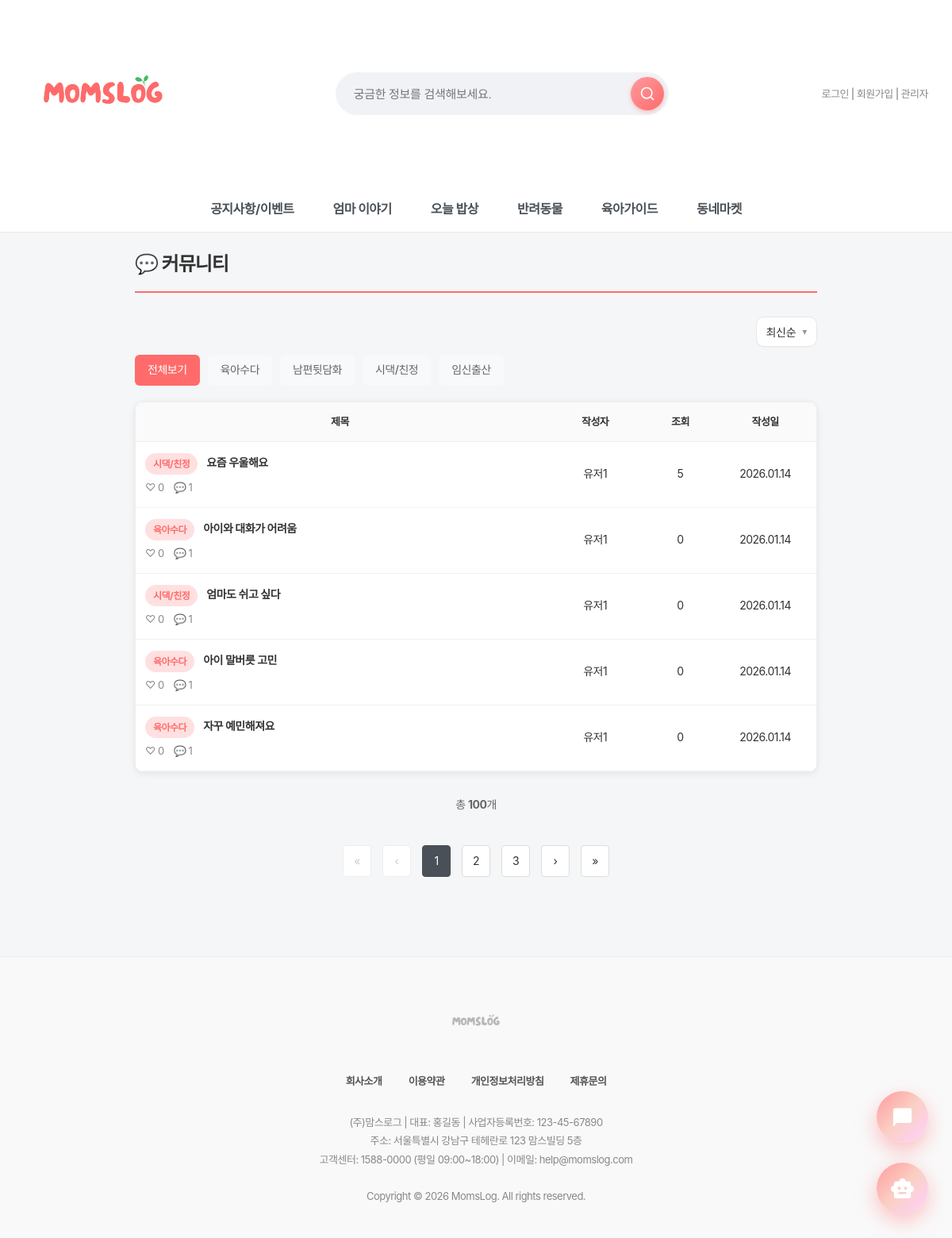
The app's page /board/free/ with its own data.
### board/models.py (models this page shows, shortened)
class FreePost(models.Model):
    CATEGORY_CHOICES = [
        ('all', '전체보기'),
        ('mom', '육아수다'),
        ('husband', '남편뒷담화'),
        ('family', '시댁/친정'),
        ('preg', '임신출산'),
    ]
    REGION_CHOICES = [
        ('seoul', '서울시'),
        ('gyeonggi', '경기도'),
        ('incheon', '인천시'),
        ('daejeon', '대전시'),
        ('daegu', '대구시'),
        ('busan', '부산시'),
        ('gwangju', '광주시'),
        ('ulsan', '울산시'),
        ('sejong', '세종시'),
        ('other', '기타'),
    ]
    category = models.CharField(
        max_length=20,
        choices=CATEGORY_CHOICES,
        default='mom',
        verbose_name='카테고리'
    )
    title = models.CharField(max_length=200, verbose_name="제목")
    content = models.TextField(verbose_name="내용")
    author = models.ForeignKey(settings.AUTH_USER_MODEL, on_delete=models.CASCADE, verbose_name="작성자")
    is_anonymous = models.BooleanField(default=False, verbose_name="익명 여부")
    created_at = models.DateTimeField(auto_now_add=True, verbose_name="작성일")
    views = models.IntegerField(default=0, verbose_name="조회수")
    reaction_empathy = models.IntegerField(default=0, verbose_name="공감해요")      # 🤝
    reaction_courage = models.IntegerField(default=0, verbose_name="힘내세요")     # 💪
    reaction_cheer = models.IntegerField(default=0, verbose_name="축하해요")       # 🎉
    reaction_support = models.IntegerField(default=0, verbose_name="응원해요")     # 👏
    reaction_thanks = models.IntegerField(default=0, verbose_name="고마워요")      # 🙏
    region = models.CharField(max_length=20, choices=REGION_CHOICES, null=True, blank=True, verbose_name="지역")
    district = models.CharField(max_length=50, null=True, blank=True, verbose_name="구/군")
    dong = models.CharField(max_length=50, null=True, blank=True, verbose_name="동/읍/면")
    latitude = models.DecimalField(max_digits=9, decimal_places=6, null=True, blank=True, verbose_name="위도")
    longitude = models.DecimalField(max_digits=9, decimal_places=6, null=True, blank=True, verbose_name="경도")
    comment_count = models.IntegerField(default=0, verbose_name="댓글수")
    bookmark_count = models.IntegerField(default=0, verbose_name="저장수")
    popularity_score = models.FloatField(default=0, verbose_name="인기도 점수")
    is_pinned = models.BooleanField(default=False, verbose_name="운영진 고정")
    pinned_at = models.DateTimeField(null=True, blank=True, verbose_name="고정 시간")
    class Meta:
        verbose_name = '자유게시판'
        verbose_name_plural = '자유게시판'
        ordering = ['-created_at']
        indexes = [
            models.Index(fields=['-is_pinned', '-popularity_score', '-created_at']),
            models.Index(fields=['region', '-popularity_score']),
        ]

### accounts/models.py (models this page shows, shortened)
class User(AbstractUser):
    real_name = models.CharField("이름", max_length=30)
    nickname = models.CharField("닉네임", max_length=30, unique=True)
    jumin = models.CharField("주민번호", max_length=20)  # 000000-0000000
    phone = models.CharField("휴대폰 번호", max_length=20)
    email = models.EmailField("이메일", max_length=254)
    address = models.CharField("주소", max_length=200, blank=True, null=True)
    address_detail = models.CharField("상세주소", max_length=200, blank=True, null=True)
    point = models.PositiveIntegerField("포인트", default=0)
    grade = models.CharField("회원 등급", max_length=10, choices=GRADE_CHOICES, default="start")
    GENDER_CHOICES = [
        ('M', '남자'),
        ('F', '여자'),
    ]
    gender = models.CharField("성별", max_length=1, choices=GENDER_CHOICES, default='F')
    has_children = models.BooleanField("자녀 유무", default=False)
    CHILD_STAGE_CHOICES = [
        ("kindergarten", "유치원"),
        ("elementary", "초등학생"),
        ("middle", "중학생"),
        ("high", "고등학생"),
        ("adult", "성인"),
        ("other", "기타"),
    ]
    children_stages = models.JSONField("자녀 학령(복수)", default=list, blank=True)
    terms_agreed = models.BooleanField("약관 동의", default=False)

### board/views.py (the view)
# urls.py: path('free/', views.free_list, name='free_list'),  # 목록
def free_list(request):
    selected_category = request.GET.get("category", "all")
    sort = request.GET.get("sort", "latest")
    if selected_category == "all":
        qs = FreePost.objects.all()
    else:
        qs = FreePost.objects.filter(category=selected_category)
    POPULAR_THRESHOLD = 10
    qs = qs.annotate(
        cmt_cnt=Count("comments", distinct=True),
        react_cnt=(
            Coalesce(F("reaction_empathy"), Value(0), output_field=IntegerField()) +
            Coalesce(F("reaction_courage"), Value(0), output_field=IntegerField()) +
            Coalesce(F("reaction_cheer"), Value(0), output_field=IntegerField()) +
            Coalesce(F("reaction_support"), Value(0), output_field=IntegerField()) +
            Coalesce(F("reaction_thanks"), Value(0), output_field=IntegerField())
        )
    )
    qs = qs.annotate(
        is_popular=Case(
            When(react_cnt__gte=POPULAR_THRESHOLD, then=Value(True)),
            default=Value(False),
            output_field=BooleanField(),
        )
    )
    if sort == "views":
        qs = qs.order_by("-views", "-created_at")          # 조회수순
    elif sort == "comments":
        qs = qs.order_by("-cmt_cnt", "-created_at")        # 댓글순
    elif sort == "popular":
        qs = qs.order_by("-react_cnt", "-created_at")     # ⭐ 인기순(공감합계)
    else:
        qs = qs.order_by("-created_at")                    # 최신순
    paginator = Paginator(qs, 5)
    page_obj = paginator.get_page(request.GET.get("page", 1))
    today = timezone.localdate()
    for post in page_obj:
        post.is_new_today = (post.created_at.date() == today)
    context = {
        "posts": page_obj,
        "page_obj": page_obj,
        "selected_category": selected_category,
        "sort": sort,
        "total_count": qs.count(),
    }
    return render(request, "board/free_list.html", context)

### quests/context_processors.py (called while the page is built, shortened)
def today_quest(request):
    if not request.user.is_authenticated:
        return {
            "today_quest": None,
            "grade_progress": None,
        }

### board/templates/board/free_list.html (shortened to what this page needs)
{% extends 'base.html' %}
{% load humanize %}
{% block content %}
<div class="free-container">
    <div class="free-header">
        <h2>💬 커뮤니티</h2>
    </div>
    <div class="sort-dropdown" id="sortDropdown">
        <button type="button" class="sort-trigger" id="sortTrigger">
            {% if sort == "views" %}조회수순
            {% elif sort == "comments" %}댓글순
            {% elif sort == "popular" %}인기순
            {% else %}최신순{% endif %}
            <span class="sort-caret">▾</span>
        </button>
    </div>
    <div class="category-tabs">
        <a href="?category=all" class="category-tab {% if selected_category == 'all' %}active{% endif %}">전체보기</a>
        <a href="?category=mom" class="category-tab {% if selected_category == 'mom' %}active{% endif %}">육아수다</a>
        <a href="?category=husband" class="category-tab {% if selected_category == 'husband' %}active{% endif %}">남편뒷담화</a>
        <a href="?category=family" class="category-tab {% if selected_category == 'family' %}active{% endif %}">시댁/친정</a>
        <a href="?category=preg" class="category-tab {% if selected_category == 'preg' %}active{% endif %}">임신출산</a>
    </div>
    {% if posts %}
    <div class="free-table-wrap">
        <table class="free-table">
            <thead>
                <tr>
                    <th style="width:60%;">제목</th>
                    <th class="col-author" style="width:15%;">작성자</th>
                    <th class="col-views" style="width:10%;">조회</th>
                    <th style="width:15%;">작성일</th>
                </tr>
            </thead>
            <tbody>
                {% for post in posts %}
                <tr>
                    <td class="free-title-cell">
                        <a class="free-title-link"
                        href="{% url 'board:free_detail' post.pk %}?category={{ selected_category }}&page={{ page_obj.number }}">
                            <span class="free-badge">
                                {% if post.category == 'mom' %}육아수다
                                {% elif post.category == 'husband' %}남편뒷담화
                                {% elif post.category == 'family' %}시댁/친정
                                {% elif post.category == 'preg' %}임신출산
                                {% else %}{{ post.get_category_display }}{% endif %}
                            </span>
                            {{ post.title }}
                        </a>
                        <div class="free-meta-icons">
                            <span class="meta-item">♡ {{ post.react_cnt|default:0 }}</span>
                            <span class="meta-item">💬 {{ post.cmt_cnt|default:0 }}</span>
                        </div>
                    </td>
                    <td class="col-author">
                        {% if post.is_anonymous %}
                            익명
                        {% else %}
                            {{ post.author.nickname|default:post.author.username }}
                        {% endif %}
                    </td>
                    <td class="col-views">{{ post.views }}</td>
                    <td>{{ post.created_at|date:"Y.m.d" }}</td>
                </tr>
                {% endfor %}
            </tbody>
        </table>
    </div>
    {% endif %}
    <div class="free-total-count-bottom">
        총 <strong>{{ total_count }}</strong>개
    </div>
    {% if page_obj.paginator.num_pages > 1 %}
    <div class="pagination-container">
        {% if page_obj.number > 1 %}
        <a href="?category={{ selected_category }}&sort={{ sort }}&page=1" class="pagination-btn">«</a>
        {% else %}
        <span class="pagination-btn disabled">«</span>
        {% endif %}
        {% if page_obj.has_previous %}
        <a href="?category={{ selected_category }}&sort={{ sort }}&page={{ page_obj.previous_page_number }}" class="pagination-btn">‹</a>
        {% else %}
        <span class="pagination-btn disabled">‹</span>
        {% endif %}
        {% with start_page=page_obj.number|add:'-2' end_page=page_obj.number|add:'2' %}
        {% for num in page_obj.paginator.page_range %}
            {% if num >= start_page and num <= end_page %}
                {% if num == page_obj.number %}
                <span class="pagination-btn active">{{ num }}</span>
                {% else %}
                <a href="?category={{ selected_category }}&sort={{ sort }}&page={{ num }}" class="pagination-btn">
                    {{ num }}
                </a>
                {% endif %}
            {% endif %}
        {% endfor %}
        {% endwith %}
        {% if page_obj.has_next %}
        <a href="?category={{ selected_category }}&sort={{ sort }}&page={{ page_obj.next_page_number }}" class="pagination-btn">›</a>
        {% else %}
        <span class="pagination-btn disabled">›</span>
        {% endif %}
        {% if page_obj.number < page_obj.paginator.num_pages %}
        <a href="?category={{ selected_category }}&sort={{ sort }}&page={{ page_obj.paginator.num_pages }}" class="pagination-btn">»</a>
        {% else %}
        <span class="pagination-btn disabled">»</span>
        {% endif %}
    </div>
    {% endif %}
</div>
{% endblock %}

### static/css/style.css (style rules this page uses)
body { font-family: "Pretendard Variable", "Pretendard", -apple-system, BlinkMacSystemFont, system-ui, Roboto, "Helvetica Neue", "Segoe UI", "Apple SD Gothic Neo", "Noto Sans KR", "Malgun Gothic", "Apple Color Emoji", "Segoe UI Emoji", "Segoe UI Symbol", sans-serif; margin: 0; padding: 0; background-color: #f4f6f8; color: #333; line-height: 1.6; letter-spacing: -0.5px; -webkit-font-smoothing: antialiased; -moz-osx-font-smoothing: grayscale; }
h1, h2, h3, h4, h5, h6 { font-weight: 700; letter-spacing: -1px; margin-top: 0; }
button, input, select, textarea { font-family: "Pretendard Variable", "Pretendard", sans-serif; letter-spacing: -0.3px; }
a { text-decoration: none; color: inherit; transition: all 0.3s ease; }
button { font-family: 'Pretendard', sans-serif; }

### static/css/mobile.css (style rules this page uses)
* { box-sizing: border-box; }

### static/css/darkmode.css (style rules this page uses)
body, header, .main-nav, .card, input, textarea, select, button, table { transition: background-color 0.3s ease, color 0.3s ease, border-color 0.3s ease; }

### static/css/premium-finish.css (style rules this page uses)
* { --transition-fast: 0.2s; --transition-normal: 0.3s; --transition-slow: 0.5s; --ease-spring: cubic-bezier(0.23, 1, 0.320, 1); --ease-smooth: cubic-bezier(0.25, 0.46, 0.45, 0.94); }

### static/css/chatbot.css (style rules this page uses)
:root { --primary-gradient: linear-gradient(135deg, #FF9A9E 0%, #FAD0C4 50%, #FFD1FF 100%); --glass-bg: rgba(255, 255, 255, 0.85); --glass-border: 1px solid rgba(255, 255, 255, 0.5); --shadow-xl: 0 20px 40px rgba(0, 0, 0, 0.1), 0 10px 20px rgba(0, 0, 0, 0.05); --text-dark: #2d3436; }
body { font-family: 'Pretendard', sans-serif; }

### main/templates/base.html (style rules this page uses)
* { font-family: "Pretendard", -apple-system, BlinkMacSystemFont, system-ui, Roboto, "Helvetica Neue", "Segoe UI", "Apple SD Gothic Neo", "Noto Sans KR", "Malgun Gothic", "Apple Color Emoji", "Segoe UI Emoji", "Segoe UI Symbol", sans-serif; }

### board/templates/board/free_list.html (style rules this page uses)
.free-container { max-width: 900px; margin: 0 auto; padding: 20px; }
.free-header { display: flex; justify-content: space-between; align-items: center; margin-bottom: 20px; padding-bottom: 15px; border-bottom: 2px solid #ff6b6b; }
.free-header h2 { margin: 0; font-size: 24px; font-weight: 700; color: #333; }
.category-tabs { display: flex; gap: 10px; margin-bottom: 20px; flex-wrap: wrap; }
.category-tab { padding: 8px 16px; background: #f8f9fa; color: #666; text-decoration: none; border-radius: 6px; font-size: 14px; font-weight: 500; transition: .2s; }
.category-tab.active { background: #ff6b6b; color: white; }
.pagination-container { text-align: center; margin-top: 40px; margin-bottom: 30px; }
.pagination-btn { display: inline-block; margin: 0 5px; padding: 8px 12px; border: 1px solid #ddd; border-radius: 4px; background: white; color: #333; text-decoration: none; font-size: 14px; transition: .2s; min-width: 36px; text-align: center; }
.pagination-btn.active { background: #495057; color: white; border-color: #495057; }
.pagination-btn.disabled { color: #ccc; cursor: not-allowed; border-color: #eee; }
.free-total-count-bottom { margin: 20px 0 8px 0; text-align: center; font-size: 14px; color: #666; }
.free-table-wrap { background: #fff; border-radius: 10px; overflow: hidden; box-shadow: 0 2px 8px rgba(0,0,0,0.08); border: 1px solid #eee; margin-bottom: 30px; }
.free-table { width: 100%; border-collapse: collapse; }
.free-table thead th { background: #fafafa; font-weight: 700; font-size: 13px; color: #333; padding: 14px 12px; border-bottom: 1px solid #eee; text-align: center; }
.free-table tbody td { padding: 14px 12px; border-bottom: 1px solid #f1f1f1; font-size: 14px; color: #333; text-align: center; }
.free-title-cell { text-align: left !important; }
.free-title-link { color: #333; text-decoration: none; font-weight: 600; }
.free-badge { display: inline-block; padding: 4px 10px; background: #ffe0e0; color: #ff6b6b; border-radius: 999px; font-size: 12px; font-weight: 700; margin-right: 8px; vertical-align: middle; }
.free-meta-icons { margin-top: 6px; font-size: 13px; color: #888; display: flex; gap: 12px; align-items: center; }
.free-meta-icons .meta-item { display: inline-flex; align-items: center; gap: 4px; }
.sort-dropdown { position: relative; display: inline-flex; justify-content: flex-end; margin: 10px 0; width: 100%; }
.sort-trigger { margin-left: auto; display: inline-flex; align-items: center; gap: 8px; padding: 8px 12px; border: 1px solid #e7e7e7; background: #fff; border-radius: 10px; font-size: 14px; color: #333; cursor: pointer; transition: .15s; box-shadow: 0 1px 0 rgba(0,0,0,.02); }
.sort-caret { font-size: 12px; color: #999; transform: translateY(-1px); }

### records on screen
FreePost: category "시댁/친정", title "요즘 우울해요", react_cnt "0", cmt_cnt "1", author.nickname "유저1", views "5", created_at "2026.01.14"
FreePost: category "육아수다", title "아이와 대화가 어려움", react_cnt "0", cmt_cnt "1", author.nickname "유저1", views "0", created_at "2026.01.14"
FreePost: category "시댁/친정", title "엄마도 쉬고 싶다", react_cnt "0", cmt_cnt "1", author.nickname "유저1", views "0", created_at "2026.01.14"
FreePost: category "육아수다", title "아이 말버릇 고민", react_cnt "0", cmt_cnt "1", author.nickname "유저1", views "0", created_at "2026.01.14"
FreePost: category "육아수다", title "자꾸 예민해져요", react_cnt "0", cmt_cnt "1", author.nickname "유저1", views "0", created_at "2026.01.14"

### other values on screen
{{ total_count }} "100"
{{ num }} "1"
{{ num }} "2" "3"
